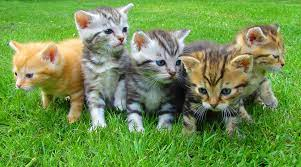
#> input picture Images/img.png, 301 x 167 px, found by its file name
$ python edge_detection.py
#> lines starting #> are read from the running program, lines starting #| are printed output that depends on the picture
import cv2
import cv2 as cv
import numpy as np

image = cv.imread('/home/jacob3006/PycharmProjects/OpenCV_Studies/Images/img.png')
#> image is the input picture: shape (167, 301, 3); mean B, G, R 77.1, 146.4, 112.4
cv.imshow('Image', image)

grey = cv.cvtColor(image, cv.COLOR_BGR2GRAY)
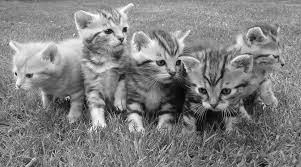
#> grey: shape (167, 301); min 1, max 255, mean 128.3

# Laplacian Method
lap = cv.Laplacian(grey, cv.CV_64F)
lap = np.uint8(np.absolute(lap))
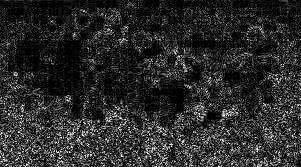
#> lap: shape (167, 301); min 0, max 255, mean 43.5

cv.imshow('Laplacian', lap)

# Sobel
sobelx = cv2.Sobel(grey, cv.CV_64F, 1, 0)
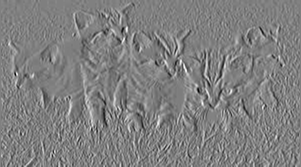
#> sobelx: shape (167, 301) float64; min -657, max 651, mean 0.2; drawn with min black and max white
sobely = cv2.Sobel(grey, cv.CV_64F, 0, 1)
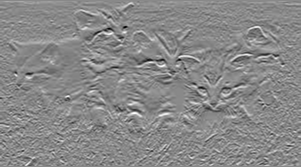
#> sobely: shape (167, 301) float64; min -685, max 590, mean -0.7; drawn with min black and max white

combined_sobel = cv.bitwise_or(sobelx, sobely)
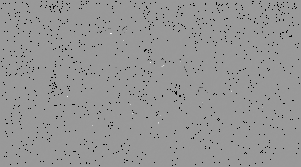
#> combined_sobel: shape (167, 301) float64; 2.13% of the values are NaN or infinite; the others: min -97664, max 64832, mean -136.9; drawn with min black, max white, NaN and infinite black

cv.imshow('SobelX', sobelx)
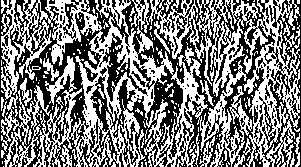
#> window 'SobelX': shape (167, 301); 48.8% white in thin lines or dots
cv.imshow('SobelY', sobely)

cv.imshow('Combined Sobel', combined_sobel)

canny = cv.Canny(grey, 150, 175)
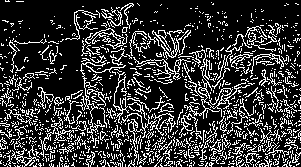
#> canny: shape (167, 301); 21.1% white in thin lines or dots
cv.imshow('Canny', canny)

cv.waitKey(0)
